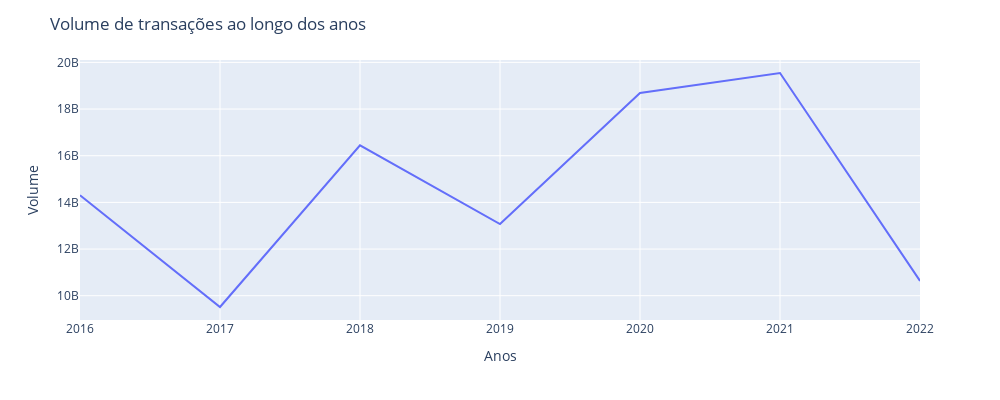

Source (notebook cell):
### Markdown cell above
**Volume**

Primeiro, o atributo Volume. Vejamos o quanto a ação foi negociada ao longo do tempo.

### Code cell
# Obtendo o Somatório do Volume agrupado por Year
df_volume = df.groupby(['Year'], as_index=False)['Volume'].sum()

exibirTimeSeries(df_volume, 'Year', 'Volume', title='Volume de transações ao longo dos anos', ylabel='Volume', xlabel='Anos')

### Figure 1 — Plotly figure (JSON) as saved in the notebook; plotly's stock layout.template omitted (floating-point values rounded to 4 significant figures)
{"data": [{"hovertemplate": "Year=%{x}<br>Volume=%{y}<extra></extra>", "legendgroup": "", "line": {"color": "#636efa", "dash": "solid"}, "marker": {"symbol": "circle"}, "mode": "lines", "name": "", "orientation": "v", "showlegend": false, "type": "scatter", "x": [2016, 2017, 2018, 2019, 2020, 2021, 2022], "xaxis": "x", "y": [14303258400, 9515968100, 16443996900, 13069798800, 18686729100, 19545856400, 10634793000], "yaxis": "y"}], "layout": {"autosize": false, "height": 400, "legend": {"tracegroupgap": 0}, "margin": {"t": 60}, "title": {"text": "<span>Volume de transações ao longo dos anos</span>"}, "width": 1000, "xaxis": {"anchor": "y", "domain": [0, 1], "title": {"text": "<span>Anos</span>"}}, "yaxis": {"anchor": "x", "domain": [0, 1], "title": {"text": "<span>Volume</span>"}}}}
